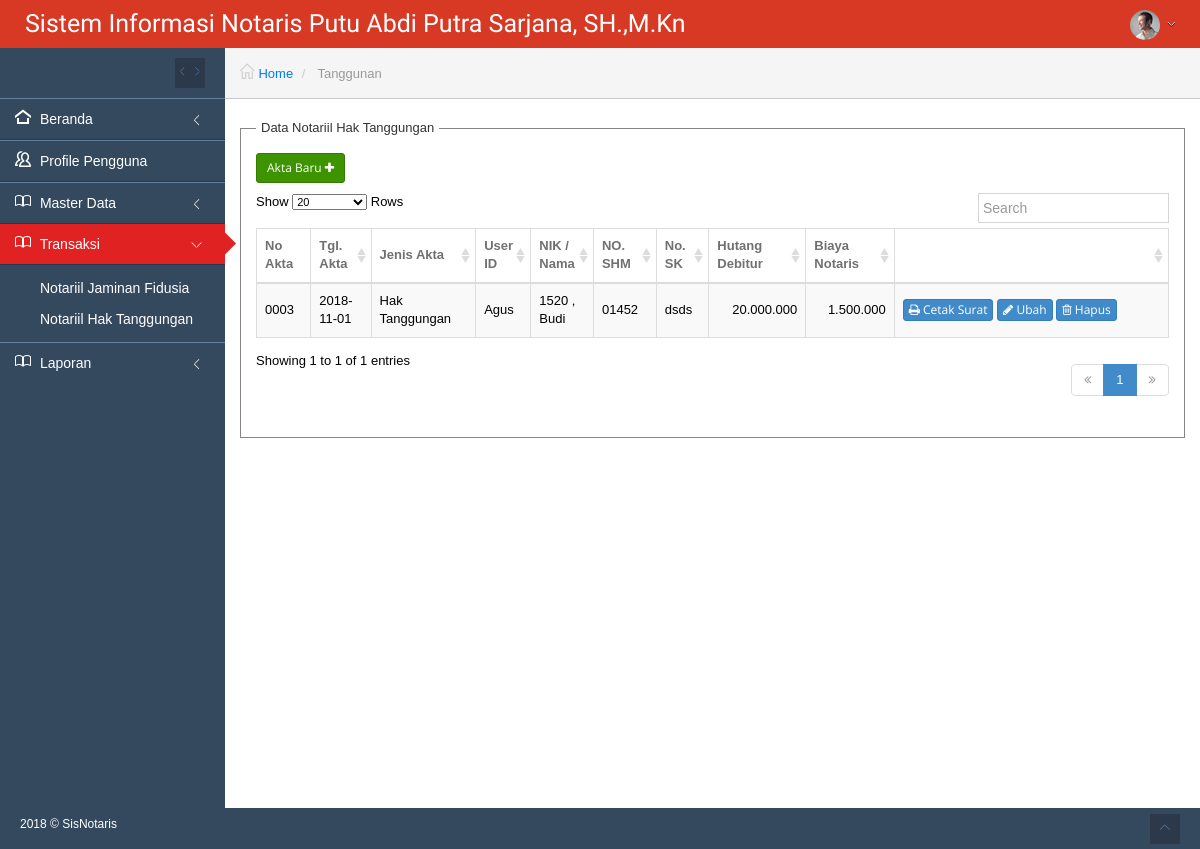
/index.php?page=tanggunan (signed in), run on the app's committed database.
### tables this page shows
CREATE TABLE `tb_haktanggungan` (
  `id_hak` int(11) NOT NULL AUTO_INCREMENT,
  `noaktahaktang` varchar(20) NOT NULL,
  `id_user` int(11) NOT NULL,
  `jnsakta` varchar(20) NOT NULL,
  `tglakta` varchar(20) NOT NULL,
  `nosk` varchar(20) NOT NULL,
  `hutangdebitur` int(11) NOT NULL,
  `biayanot` int(11) NOT NULL,
  `noshm` varchar(50) DEFAULT NULL,
  PRIMARY KEY (`id_hak`)
);

CREATE TABLE `tb_user` (
  `id_user` int(11) NOT NULL AUTO_INCREMENT,
  `no_user` varchar(3) DEFAULT NULL,
  `nama_user` varchar(100) NOT NULL,
  `hak_akses` enum('Admin','Notaris') NOT NULL,
  `no_telp` varchar(15) NOT NULL,
  `alamat` varchar(30) NOT NULL,
  `nama_pengguna` varchar(20) NOT NULL,
  `kata_sandi` varchar(64) NOT NULL,
  `email` varchar(64) NOT NULL,
  PRIMARY KEY (`id_user`)
);

CREATE TABLE `tb_haktanggungan_detil` (
  `id_detil` int(11) NOT NULL AUTO_INCREMENT,
  `id_hak` int(11) DEFAULT NULL,
  `id_klien` int(11) DEFAULT NULL,
  PRIMARY KEY (`id_detil`)
);

CREATE TABLE `tb_klien` (
  `id_klien` int(11) NOT NULL AUTO_INCREMENT,
  `nama` varchar(60) DEFAULT NULL,
  `tempat_lahir` varchar(60) DEFAULT NULL,
  `tgl_lahir` varchar(12) DEFAULT NULL,
  `alamat` varchar(100) DEFAULT NULL,
  `no_telp` varchar(20) DEFAULT NULL,
  `nik` varchar(20) DEFAULT NULL,
  `id_user` int(11) DEFAULT NULL,
  `desa` varchar(100) DEFAULT NULL,
  `kecamatan` varchar(100) DEFAULT NULL,
  `kabupaten` varchar(100) DEFAULT NULL,
  `propinsi` varchar(100) DEFAULT NULL,
  `photo` varchar(100) DEFAULT NULL,
  PRIMARY KEY (`id_klien`)
);

### views/tanggungan.php (the view, shortened to what this page needs)
<?php
$data=mysqli_query($con,"select tb_haktanggungan.*, tb_user.* from tb_haktanggungan,tb_user
where  tb_haktanggungan.id_user=tb_user.id_user  order by tb_haktanggungan.id_hak desc");
?>
<div class="col-md-12" style="margin-top:20px;">
			<fieldset>
				<legend>Data Notariil Hak Tanggungan</legend>
				<a href="views/tanggungan_form.php" data-toggle="ajaxModal"  class="btn btn-sm btn-green">Akta Baru <i class="fa fa-plus"></i></a>
				<table class="table table-striped table-bordered table-hover" id="sample_1">
					<thead>
						<tr>
							<th>No Akta</th>
							<th>Tgl. Akta</th>
							<th>Jenis Akta</th>
							<th>User ID</th>
							<th>NIK / Nama</th>
							<th>NO. SHM</th>
							<th>No. SK</th>
							<th>Hutang Debitur</th>
							<th>Biaya Notaris</th>
							<th width="250;"></th>
						</tr>
					</thead>
					<tbody>
						<?php
						while ($hasildata = mysqli_fetch_array($data))
						{
							?>
							<tr>
								<td><?php echo $hasildata['noaktahaktang'];?></td>
								<td><?php echo $hasildata['tglakta'];?></td>
								<td><?php echo $hasildata['jnsakta'];?></td>
								<td><?php echo $hasildata['nama_pengguna'];?></td>
								<td>
								<?php
								$datanik=mysqli_query($con,"select tb_haktanggungan_detil.*, tb_klien.* from tb_haktanggungan_detil, tb_klien
								where tb_haktanggungan_detil.id_klien=tb_klien.id_klien and tb_haktanggungan_detil.id_hak='$hasildata[id_hak]'");
								while ($listnik=mysqli_fetch_array($datanik))
								{
								    ?>
								    <?php echo $listnik['nik'];?> , <?php echo $listnik['nama'];?><br>
								    <?php
								}
								?>
								</td>
								<td><?php echo $hasildata['noshm'];?></td>
								<td><?php echo $hasildata['nosk'];?></td>
								<td align="right"><?php echo number_format($hasildata['hutangdebitur'] ,0,',','.')?></td>
								<td align="right"><?php echo number_format($hasildata['biayanot'] ,0,',','.')?></td>
								<td>
									<a class="btn btn-xs btn-primary" href="print_tanggungan.php?id=<?php echo $hasildata['id_hak'];?>" target="_new"><i class="fa fa-print"></i> Cetak Surat</a>
									<a class="btn btn-xs btn-primary" id="add" href="views/tanggungan_form.php?id=<?php echo $hasildata['id_hak'];?>" data-toggle="ajaxModal"><i class="fa fa-pencil"></i> Ubah</a>
									<a class="btn btn-xs btn-primary" href="javascript: hapusdata('<?php echo $hasildata['id_hak'];?>')"><i class="fa fa-trash-o"></i> Hapus</a>
								</td>
							</tr>
							<?php
						}
						?>
					</tbody>
				</table>
			</fieldset>
</div>

### assets/css/theme_navy.css (style rules this page uses)
body, .main-container, .footer, .main-navigation, ul.main-navigation-menu > li > ul.sub-menu, .navigation-small ul.main-navigation-menu > li > ul.sub-menu { background-color: #34485e !important; }

### index.php (style rules this page uses)
legend { display: block; width: auto; padding: 0 5px; margin-bottom: 0; font-size: inherit; line-height: inherit; border: auto; border-bottom: none; }
fieldset { border: 1px groove threedface; padding: 15px 15px 15px 15px; border-color: #858585; }

### data on the page
tb_haktanggungan: noaktahaktang "0003", tglakta "2018-11-01", jnsakta "Hak Tanggungan", id_user.nama_pengguna "Agus", noshm "01452", nosk "dsds", hutangdebitur "20.000.000", biayanot "1.500.000"
tb_haktanggungan_detil: id_klien.nik "1520", id_klien.nama "Budi"

### other printed values
$bukaBe "Tanggunan"
